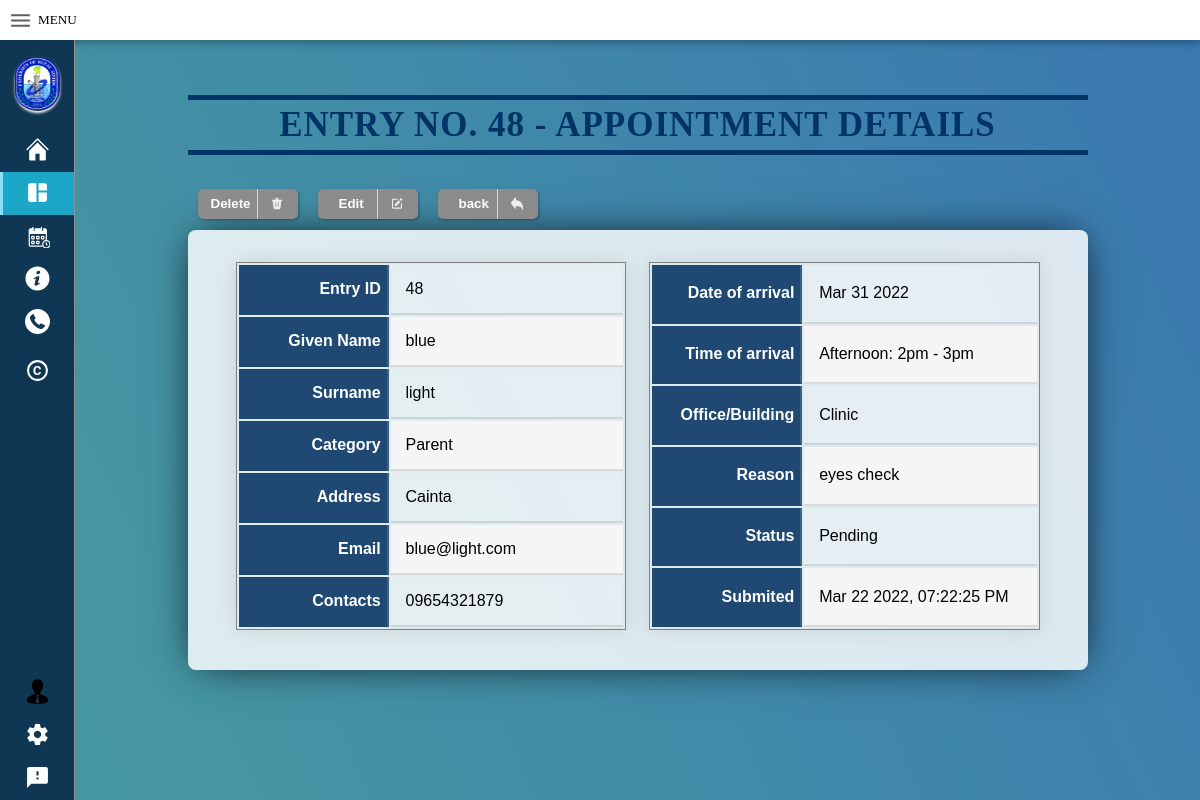
The app's page /Details.php?ID=48 (signed in), older data.
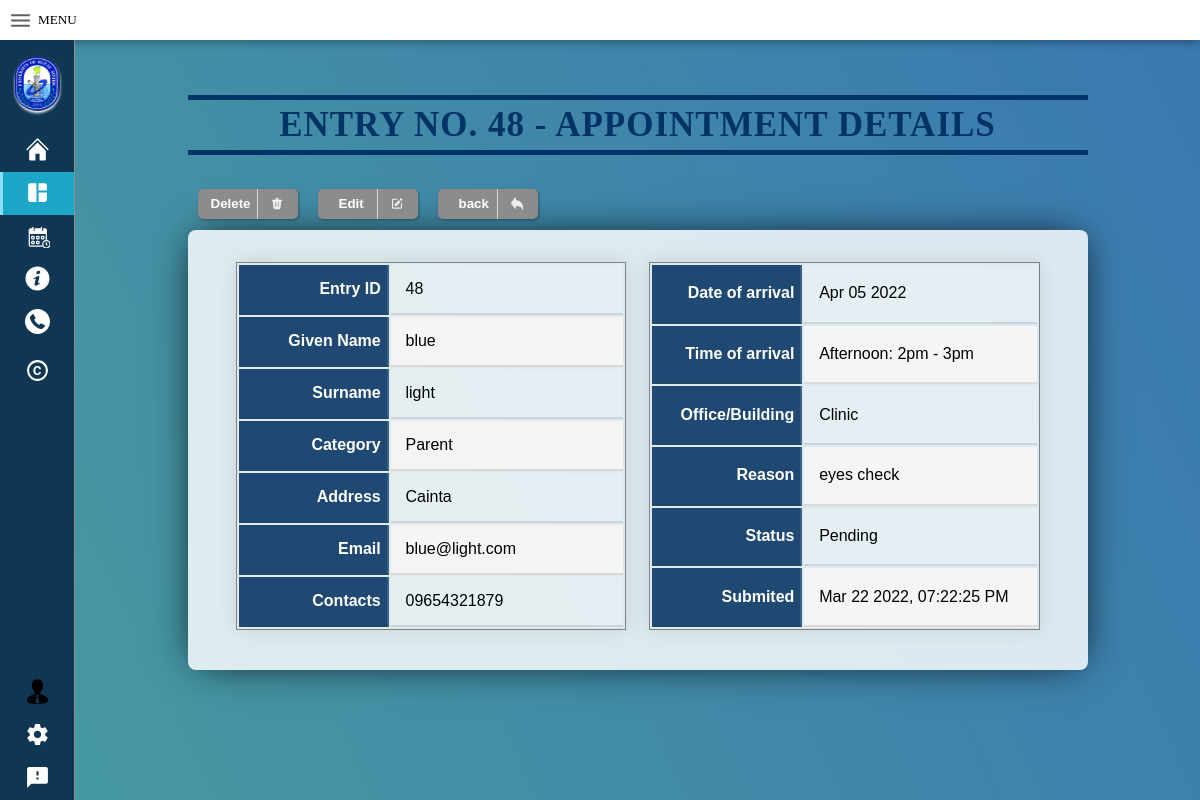
The same page, newer data.
### tables this page shows
CREATE TABLE `stakeholders` (
  `id` int(11) NOT NULL,
  `first_name` varchar(20) NOT NULL,
  `last_name` varchar(20) NOT NULL,
  `category` varchar(50) NOT NULL,
  `address` varchar(20) NOT NULL,
  `contact_No` varchar(11) NOT NULL,
  `email` varchar(50) NOT NULL,
  `time` varchar(20) NOT NULL,
  `office` varchar(20) NOT NULL,
  `purpose_of_appoint` varchar(100) NOT NULL,
  `status` varchar(20) NOT NULL,
  `date` date NOT NULL,
  `validity_of_QR` date NOT NULL,
  `added_at` datetime NOT NULL DEFAULT current_timestamp()
);

### Details.php (the view, shortened to what the changed rows need)
<?php
$con = connection();
$id = $_GET['ID'];
$sql = "SELECT * FROM stakeholders WHERE id = '$id'";
$client = $con->query($sql) or die ($con->error);
$row = $client->fetch_assoc();
?>
<!DOCTYPE html>
<html>
<head>
    <link rel="stylesheet" type="text/css" href="CSS/index.css"></link>
    <link rel="stylesheet" type="text/css" href="CSS/details.css"></link>
</head>
<body >
  <header class="header">
      <div class="Welcome"><h1> Welcome to University of Rizal System Morong</h1></h1></div>
    </header>
        <div class="container">
        <div class="MainBody">
        <div class="container-view-appointment">
          <div class="txt">Entry NO. <?php echo $row['id'];?> - Appointment Details</div>
          <div class="btn">
            <?php if($_SESSION['Access'] == "admin"){?>
              <button class="noselect delete"class="icon" type="submit" name="delete" onclick="openDeleteForm();"><span class='text'>Delete</span>
            <?php }?></button>
            <button class="noselect edit" class="icon" onclick="window.location.href='Edit_appointment_data.php?ID=<?php echo $row['id'];?>'"><span class='text ed'>Edit</span>
             </button>
             <button class="noselect back" class="icon" onclick="window.location.href='Dashboard_admin.php'"><span class='text qr'>back</span>
              </button>
          </div>
          <div class="form" >
            <form  id="form" method="post" enctype="multipart/form-data" enctype="value">
              <div class="col-half" >
                <table>
                  <thead>
                    <?php do{?>
                      <tr>
                      <th>Entry ID</th><td > <?php echo $row['id'];?></td>
                    </tr>
                    <tr>
                      <th>Given Name</th><td > <?php echo $row['first_name'];?></td>
                    </tr>
                    <tr>
                    <th>Surname</th> <td>  <?php echo $row['last_name'];?></td>
                    </tr>
                      <th>Category</th>  <td> <?php echo $row['category'];?></td>
                      <th>Address</th>  <td Class="address"> <?php echo $row['address'];?></td>
                    <tr>
                      <th >Email</th><td> <?php echo $row['email'];?></td>
                    </tr>
                    <tr>
                      <th>Contacts</th>   <td Class="contact"> <?php echo $row['contact_No'];?></td>
                    </tr>
                  </thead>
                </table>
                <div class="space"></div>
                <table>
                  <thead>
                    <tr>
                      <th>Date of arrival</th><td> <?php $orgDate =  $row['date'];
                                                          $newDate = new DateTime($orgDate);
                                                            echo $newDate->format('M  d  Y');
                                                            ?></td>
                    </tr>
                    <tr>
                      <th>Time of arrival</th><td> <?php echo $row['time'];?></td>
                    </tr>
                    <tr>
                      <th>Office/Building</th><td> <?php echo $row['office'];?></td>
                    </tr>
                    <tr>
                    <th>Reason</th><td> <?php echo $row['purpose_of_appoint'];?></td>
                    </tr>
                    <tr>
                      <th>Status</th><td> <?php echo $row['status'];?></td>
                    </tr>
                    <tr>
                       <th>Submited</th> <td> <?php
                       $orgDate =  $row['added_at'];
                       $newDate = new DateTime($orgDate);
                         echo $newDate->format('M  d  Y, h:i:s A' );
                       ?></td>
                    </tr>
                  </thead>
                </table><?php }while($row = $client->fetch_assoc()); ?>
            </form>
        </div>
      </div>
       </div>
</body>
</html>

Row changes from the older to the newer data that the page shows:
changed stakeholders "blue": date "Mar 31 2022" → "Apr 05 2022"
